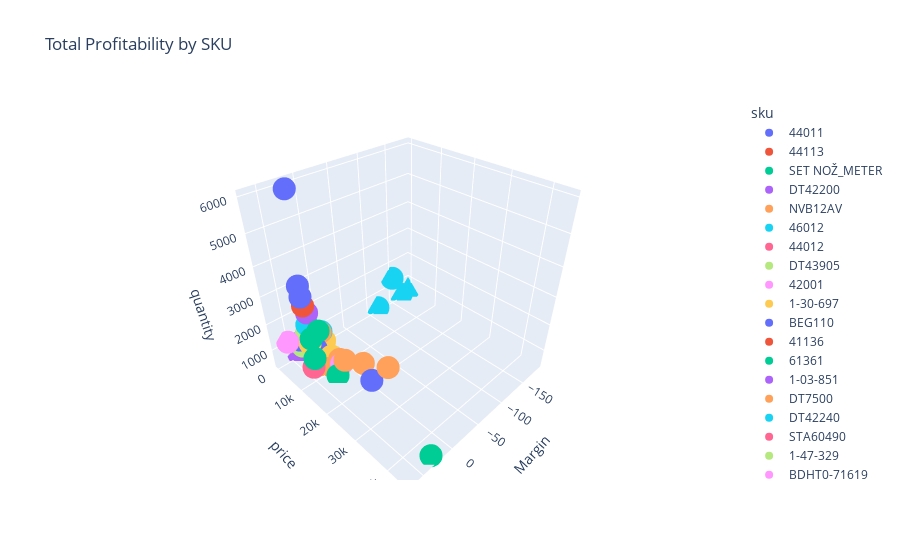

The code cell stored with this chart in its notebook:
### Code cell
import plotly.express as px
from plotly.offline import iplot

fig = px.scatter_3d(df_margin, x='Margin', 
                   y='price', z='quantity', title= 'Total Profitability by SKU ',color='sku')
iplot(fig)

### Figure 1 — Plotly figure (JSON) as saved in the notebook; plotly's stock layout.template omitted (floating-point values rounded to 4 significant figures)
{"data": [{"hovertemplate": "sku=44011<br>Margin=%{x}<br>price=%{y}<br>quantity=%{z}<extra></extra>", "legendgroup": "44011", "marker": {"color": "#636efa", "symbol": "circle"}, "mode": "markers", "name": "44011", "scene": "scene", "showlegend": true, "type": "scatter3d", "x": [24.31, 26.0, 24.67, 20.21, 34.38, 25.13, 22.46, 22.14], "y": [1632, 816, 725.1, 316.2, 320, 190.7, 174.1, 145.9], "z": [6000, 3000, 2585, 1200, 1000, 680, 640, 520]}, {"hovertemplate": "sku=44113<br>Margin=%{x}<br>price=%{y}<br>quantity=%{z}<extra></extra>", "legendgroup": "44113", "marker": {"color": "#EF553B", "symbol": "circle"}, "mode": "markers", "name": "44113", "scene": "scene", "showlegend": true, "type": "scatter3d", "x": [23.1, 34.81], "y": [739.2, 200], "z": [2240, 500]}, {"hovertemplate": "sku=SET NOŽ_METER<br>Margin=%{x}<br>price=%{y}<br>quantity=%{z}<extra></extra>", "legendgroup": "SET NOŽ_METER", "marker": {"color": "#00cc96", "symbol": "circle"}, "mode": "markers", "name": "SET NOŽ_METER", "scene": "scene", "showlegend": true, "type": "scatter3d", "x": [66.41, 32.84, 40.36], "y": [16010.0, 9000, 7650], "z": [2004, 2000, 1700]}, {"hovertemplate": "sku=DT42200<br>Margin=%{x}<br>price=%{y}<br>quantity=%{z}<extra></extra>", "legendgroup": "DT42200", "marker": {"color": "#ab63fa", "symbol": "circle"}, "mode": "markers", "name": "DT42200", "scene": "scene", "showlegend": true, "type": "scatter3d", "x": [21.18, 22.5], "y": [1500, 738.4], "z": [2000, 923]}, {"hovertemplate": "sku=NVB12AV<br>Margin=%{x}<br>price=%{y}<br>quantity=%{z}<extra></extra>", "legendgroup": "NVB12AV", "marker": {"color": "#FFA15A", "symbol": "circle"}, "mode": "markers", "name": "NVB12AV", "scene": "scene", "showlegend": true, "type": "scatter3d", "x": [12.04, 12.04, 12.04, 12.04, 12.04, 12.04, 12.04, 30.6], "y": [28812, 20360.0, 13230, 11025, 8085, 7350, 7350, 9350], "z": [1960, 1385, 900, 750, 550, 500, 500, 500]}, {"hovertemplate": "sku=46012<br>Margin=%{x}<br>price=%{y}<br>quantity=%{z}<extra></extra>", "legendgroup": "46012", "marker": {"color": "#19d3f3", "symbol": "circle"}, "mode": "markers", "name": "46012", "scene": "scene", "showlegend": true, "type": "scatter3d", "x": [21.6, -148.3, 21.61, 21.61, 21.63, -187.4, 21.6, -169.4, 21.6, 21.6, 21.6, 21.63, 21.6, -115.5, 21.63, 21.6, 21.6, 21.6, 21.6, 21.63], "y": [825, 251.8, 550, 550, 550, 82.5, 275, 80, 275, 275, 275, 275, 275, 100, 275, 275, 275, 275, 275, 275], "z": [1500, 1450, 1000, 1000, 1000, 550, 500, 500, 500, 500, 500, 500, 500, 500, 500, 500, 500, 500, 500, 500]}, {"hovertemplate": "sku=44012<br>Margin=%{x}<br>price=%{y}<br>quantity=%{z}<extra></extra>", "legendgroup": "44012", "marker": {"color": "#FF6692", "symbol": "circle"}, "mode": "markers", "name": "44012", "scene": "scene", "showlegend": true, "type": "scatter3d", "x": [22.29, 22.76, 24.33, 22.68, 35.14], "y": [367.2, 336.6, 334.0, 193.8, 185], "z": [1200, 1100, 1034, 600, 500]}, {"hovertemplate": "sku=DT43905<br>Margin=%{x}<br>price=%{y}<br>quantity=%{z}<extra></extra>", "legendgroup": "DT43905", "marker": {"color": "#B6E880", "symbol": "circle"}, "mode": "markers", "name": "DT43905", "scene": "scene", "showlegend": true, "type": "scatter3d", "x": [24.29], "y": [840], "z": [1200]}, {"hovertemplate": "sku=42001<br>Margin=%{x}<br>price=%{y}<br>quantity=%{z}<extra></extra>", "legendgroup": "42001", "marker": {"color": "#FF97FF", "symbol": "circle"}, "mode": "markers", "name": "42001", "scene": "scene", "showlegend": true, "type": "scatter3d", "x": [54.35], "y": [499.8], "z": [1200]}, {"hovertemplate": "sku=1-30-697<br>Margin=%{x}<br>price=%{y}<br>quantity=%{z}<extra></extra>", "legendgroup": "1-30-697", "marker": {"color": "#FECB52", "symbol": "circle"}, "mode": "markers", "name": "1-30-697", "scene": "scene", "showlegend": true, "type": "scatter3d", "x": [30.29], "y": [3672], "z": [1080]}, {"hovertemplate": "sku=BEG110<br>Margin=%{x}<br>price=%{y}<br>quantity=%{z}<extra></extra>", "legendgroup": "BEG110", "marker": {"color": "#636efa", "symbol": "circle"}, "mode": "markers", "name": "BEG110", "scene": "scene", "showlegend": true, "type": "scatter3d", "x": [13.49], "y": [23380.0], "z": [1002]}, {"hovertemplate": "sku=41136<br>Margin=%{x}<br>price=%{y}<br>quantity=%{z}<extra></extra>", "legendgroup": "41136", "marker": {"color": "#EF553B", "symbol": "circle"}, "mode": "markers", "name": "41136", "scene": "scene", "showlegend": true, "type": "scatter3d", "x": [18.13, 18.96], "y": [330, 330], "z": [1000, 1000]}, {"hovertemplate": "sku=61361<br>Margin=%{x}<br>price=%{y}<br>quantity=%{z}<extra></extra>", "legendgroup": "61361", "marker": {"color": "#00cc96", "symbol": "circle"}, "mode": "markers", "name": "61361", "scene": "scene", "showlegend": true, "type": "scatter3d", "x": [21.8, 21.8], "y": [157.7, 157.7], "z": [1000, 1000]}, {"hovertemplate": "sku=1-03-851<br>Margin=%{x}<br>price=%{y}<br>quantity=%{z}<extra></extra>", "legendgroup": "1-03-851", "marker": {"color": "#ab63fa", "symbol": "circle"}, "mode": "markers", "name": "1-03-851", "scene": "scene", "showlegend": true, "type": "scatter3d", "x": [28.31, 29.14, 40.35, 21.08], "y": [388.9, 245, 205, 185], "z": [992, 500, 500, 500]}, {"hovertemplate": "sku=DT7500<br>Margin=%{x}<br>price=%{y}<br>quantity=%{z}<extra></extra>", "legendgroup": "DT7500", "marker": {"color": "#FFA15A", "symbol": "circle"}, "mode": "markers", "name": "DT7500", "scene": "scene", "showlegend": true, "type": "scatter3d", "x": [6.105, 2.817], "y": [1059.0, 1052.0], "z": [963, 956]}, {"hovertemplate": "sku=DT42240<br>Margin=%{x}<br>price=%{y}<br>quantity=%{z}<extra></extra>", "legendgroup": "DT42240", "marker": {"color": "#19d3f3", "symbol": "circle"}, "mode": "markers", "name": "DT42240", "scene": "scene", "showlegend": true, "type": "scatter3d", "x": [-0.6117], "y": [534.5], "z": [906]}, {"hovertemplate": "sku=STA60490<br>Margin=%{x}<br>price=%{y}<br>quantity=%{z}<extra></extra>", "legendgroup": "STA60490", "marker": {"color": "#FF6692", "symbol": "circle"}, "mode": "markers", "name": "STA60490", "scene": "scene", "showlegend": true, "type": "scatter3d", "x": [47.9], "y": [9183.0], "z": [802]}, {"hovertemplate": "sku=1-47-329<br>Margin=%{x}<br>price=%{y}<br>quantity=%{z}<extra></extra>", "legendgroup": "1-47-329", "marker": {"color": "#B6E880", "symbol": "circle"}, "mode": "markers", "name": "1-47-329", "scene": "scene", "showlegend": true, "type": "scatter3d", "x": [32.16, 27.27], "y": [307.8, 277.2], "z": [720, 720]}, {"hovertemplate": "sku=BDHT0-71619<br>Margin=%{x}<br>price=%{y}<br>quantity=%{z}<extra></extra>", "legendgroup": "BDHT0-71619", "marker": {"color": "#FF97FF", "symbol": "circle"}, "mode": "markers", "name": "BDHT0-71619", "scene": "scene", "showlegend": true, "type": "scatter3d", "x": [14.88], "y": [12384], "z": [720]}, {"hovertemplate": "sku=DT70717<br>Margin=%{x}<br>price=%{y}<br>quantity=%{z}<extra></extra>", "legendgroup": "DT70717", "marker": {"color": "#FECB52", "symbol": "circle"}, "mode": "markers", "name": "DT70717", "scene": "scene", "showlegend": true, "type": "scatter3d", "x": [14.37], "y": [8160], "z": [680]}, {"hovertemplate": "sku=DT3507<br>Margin=%{x}<br>price=%{y}<br>quantity=%{z}<extra></extra>", "legendgroup": "DT3507", "marker": {"color": "#636efa", "symbol": "circle"}, "mode": "markers", "name": "DT3507", "scene": "scene", "showlegend": true, "type": "scatter3d", "x": [21.0, 25.9], "y": [3395, 2625], "z": [679, 500]}, {"hovertemplate": "sku=L270210K<br>Margin=%{x}<br>price=%{y}<br>quantity=%{z}<extra></extra>", "legendgroup": "L270210K", "marker": {"color": "#EF553B", "symbol": "circle"}, "mode": "markers", "name": "L270210K", "scene": "scene", "showlegend": true, "type": "scatter3d", "x": [21.02], "y": [1194], "z": [600]}, {"hovertemplate": "sku=L220408K<br>Margin=%{x}<br>price=%{y}<br>quantity=%{z}<extra></extra>", "legendgroup": "L220408K", "marker": {"color": "#00cc96", "symbol": "circle"}, "mode": "markers", "name": "L220408K", "scene": "scene", "showlegend": true, "type": "scatter3d", "x": [22.87], "y": [336], "z": [600]}, {"hovertemplate": "sku=L240508K<br>Margin=%{x}<br>price=%{y}<br>quantity=%{z}<extra></extra>", "legendgroup": "L240508K", "marker": {"color": "#ab63fa", "symbol": "circle"}, "mode": "markers", "name": "L240508K", "scene": "scene", "showlegend": true, "type": "scatter3d", "x": [29.1], "y": [474], "z": [600]}, {"hovertemplate": "sku=44111<br>Margin=%{x}<br>price=%{y}<br>quantity=%{z}<extra></extra>", "legendgroup": "44111", "marker": {"color": "#FFA15A", "symbol": "circle"}, "mode": "markers", "name": "44111", "scene": "scene", "showlegend": true, "type": "scatter3d", "x": [23.9], "y": [163.2], "z": [600]}, {"hovertemplate": "sku=38020<br>Margin=%{x}<br>price=%{y}<br>quantity=%{z}<extra></extra>", "legendgroup": "38020", "marker": {"color": "#19d3f3", "symbol": "circle"}, "mode": "markers", "name": "38020", "scene": "scene", "showlegend": true, "type": "scatter3d", "x": [25.47, 21.7], "y": [264.4, 274.2], "z": [576, 576]}, {"hovertemplate": "sku=ASHLEY 110<br>Margin=%{x}<br>price=%{y}<br>quantity=%{z}<extra></extra>", "legendgroup": "ASHLEY 110", "marker": {"color": "#FF6692", "symbol": "circle"}, "mode": "markers", "name": "ASHLEY 110", "scene": "scene", "showlegend": true, "type": "scatter3d", "x": [13.41], "y": [10920], "z": [500]}, {"hovertemplate": "sku=DT43901<br>Margin=%{x}<br>price=%{y}<br>quantity=%{z}<extra></extra>", "legendgroup": "DT43901", "marker": {"color": "#B6E880", "symbol": "circle"}, "mode": "markers", "name": "DT43901", "scene": "scene", "showlegend": true, "type": "scatter3d", "x": [21.57], "y": [255], "z": [500]}, {"hovertemplate": "sku=DT43902<br>Margin=%{x}<br>price=%{y}<br>quantity=%{z}<extra></extra>", "legendgroup": "DT43902", "marker": {"color": "#FF97FF", "symbol": "circle"}, "mode": "markers", "name": "DT43902", "scene": "scene", "showlegend": true, "type": "scatter3d", "x": [21.67], "y": [270], "z": [500]}, {"hovertemplate": "sku=61365<br>Margin=%{x}<br>price=%{y}<br>quantity=%{z}<extra></extra>", "legendgroup": "61365", "marker": {"color": "#FECB52", "symbol": "circle"}, "mode": "markers", "name": "61365", "scene": "scene", "showlegend": true, "type": "scatter3d", "x": [21.8, 21.8], "y": [78.85, 78.85], "z": [500, 500]}, {"hovertemplate": "sku=61364<br>Margin=%{x}<br>price=%{y}<br>quantity=%{z}<extra></extra>", "legendgroup": "61364", "marker": {"color": "#636efa", "symbol": "circle"}, "mode": "markers", "name": "61364", "scene": "scene", "showlegend": true, "type": "scatter3d", "x": [21.8], "y": [78.85], "z": [500]}, {"hovertemplate": "sku=61363<br>Margin=%{x}<br>price=%{y}<br>quantity=%{z}<extra></extra>", "legendgroup": "61363", "marker": {"color": "#EF553B", "symbol": "circle"}, "mode": "markers", "name": "61363", "scene": "scene", "showlegend": true, "type": "scatter3d", "x": [21.8, 21.8], "y": [78.85, 78.85], "z": [500, 500]}, {"hovertemplate": "sku=BDCHD18BAFC<br>Margin=%{x}<br>price=%{y}<br>quantity=%{z}<extra></extra>", "legendgroup": "BDCHD18BAFC", "marker": {"color": "#00cc96", "symbol": "circle"}, "mode": "markers", "name": "BDCHD18BAFC", "scene": "scene", "showlegend": true, "type": "scatter3d", "x": [29.38], "y": [44335], "z": [500]}, {"hovertemplate": "sku=WASPINATOR<br>Margin=%{x}<br>price=%{y}<br>quantity=%{z}<extra></extra>", "legendgroup": "WASPINATOR", "marker": {"color": "#ab63fa", "symbol": "circle"}, "mode": "markers", "name": "WASPINATOR", "scene": "scene", "showlegend": true, "type": "scatter3d", "x": [22.64], "y": [1515], "z": [500]}, {"hovertemplate": "sku=STST1-75540<br>Margin=%{x}<br>price=%{y}<br>quantity=%{z}<extra></extra>", "legendgroup": "STST1-75540", "marker": {"color": "#FFA15A", "symbol": "circle"}, "mode": "markers", "name": "STST1-75540", "scene": "scene", "showlegend": true, "type": "scatter3d", "x": [9.102], "y": [7195], "z": [500]}, {"hovertemplate": "sku=61362<br>Margin=%{x}<br>price=%{y}<br>quantity=%{z}<extra></extra>", "legendgroup": "61362", "marker": {"color": "#19d3f3", "symbol": "circle"}, "mode": "markers", "name": "61362", "scene": "scene", "showlegend": true, "type": "scatter3d", "x": [21.8, 21.9], "y": [78.85, 78.85], "z": [500, 500]}, {"hovertemplate": "sku=61359<br>Margin=%{x}<br>price=%{y}<br>quantity=%{z}<extra></extra>", "legendgroup": "61359", "marker": {"color": "#FF6692", "symbol": "circle"}, "mode": "markers", "name": "61359", "scene": "scene", "showlegend": true, "type": "scatter3d", "x": [21.8, 21.71], "y": [78.85, 78.85], "z": [500, 500]}, {"hovertemplate": "sku=61360<br>Margin=%{x}<br>price=%{y}<br>quantity=%{z}<extra></extra>", "legendgroup": "61360", "marker": {"color": "#B6E880", "symbol": "circle"}, "mode": "markers", "name": "61360", "scene": "scene", "showlegend": true, "type": "scatter3d", "x": [21.8, 21.81], "y": [78.85, 78.85], "z": [500, 500]}, {"hovertemplate": "sku=44013<br>Margin=%{x}<br>price=%{y}<br>quantity=%{z}<extra></extra>", "legendgroup": "44013", "marker": {"color": "#FF97FF", "symbol": "circle"}, "mode": "markers", "name": "44013", "scene": "scene", "showlegend": true, "type": "scatter3d", "x": [33.42], "y": [160], "z": [500]}, {"hovertemplate": "sku=L102120S<br>Margin=%{x}<br>price=%{y}<br>quantity=%{z}<extra></extra>", "legendgroup": "L102120S", "marker": {"color": "#FECB52", "symbol": "circle"}, "mode": "markers", "name": "L102120S", "scene": "scene", "showlegend": true, "type": "scatter3d", "x": [-3.538], "y": [825], "z": [500]}, {"hovertemplate": "sku=44014<br>Margin=%{x}<br>price=%{y}<br>quantity=%{z}<extra></extra>", "legendgroup": "44014", "marker": {"color": "#636efa", "symbol": "circle"}, "mode": "markers", "name": "44014", "scene": "scene", "showlegend": true, "type": "scatter3d", "x": [35.12], "y": [185], "z": [500]}, {"hovertemplate": "sku=DT3506<br>Margin=%{x}<br>price=%{y}<br>quantity=%{z}<extra></extra>", "legendgroup": "DT3506", "marker": {"color": "#EF553B", "symbol": "circle"}, "mode": "markers", "name": "DT3506", "scene": "scene", "showlegend": true, "type": "scatter3d", "x": [24.37], "y": [2195], "z": [500]}, {"hovertemplate": "sku=KS501<br>Margin=%{x}<br>price=%{y}<br>quantity=%{z}<extra></extra>", "legendgroup": "KS501", "marker": {"color": "#00cc96", "symbol": "circle"}, "mode": "markers", "name": "KS501", "scene": "scene", "showlegend": true, "type": "scatter3d", "x": [26.62], "y": [13335], "z": [500]}, {"hovertemplate": "sku=44857<br>Margin=%{x}<br>price=%{y}<br>quantity=%{z}<extra></extra>", "legendgroup": "44857", "marker": {"color": "#ab63fa", "symbol": "circle"}, "mode": "markers", "name": "44857", "scene": "scene", "showlegend": true, "type": "scatter3d", "x": [26.82], "y": [426.6], "z": [496]}, {"hovertemplate": "sku=44854<br>Margin=%{x}<br>price=%{y}<br>quantity=%{z}<extra></extra>", "legendgroup": "44854", "marker": {"color": "#FFA15A", "symbol": "circle"}, "mode": "markers", "name": "44854", "scene": "scene", "showlegend": true, "type": "scatter3d", "x": [26.82], "y": [421.4], "z": [490]}], "layout": {"legend": {"title": {"text": "sku"}, "tracegroupgap": 0}, "scene": {"domain": {"x": [0, 1], "y": [0, 1]}, "xaxis": {"title": {"text": "Margin"}}, "yaxis": {"title": {"text": "price"}}, "zaxis": {"title": {"text": "quantity"}}}, "title": {"text": "Total Profitability by SKU "}}}
